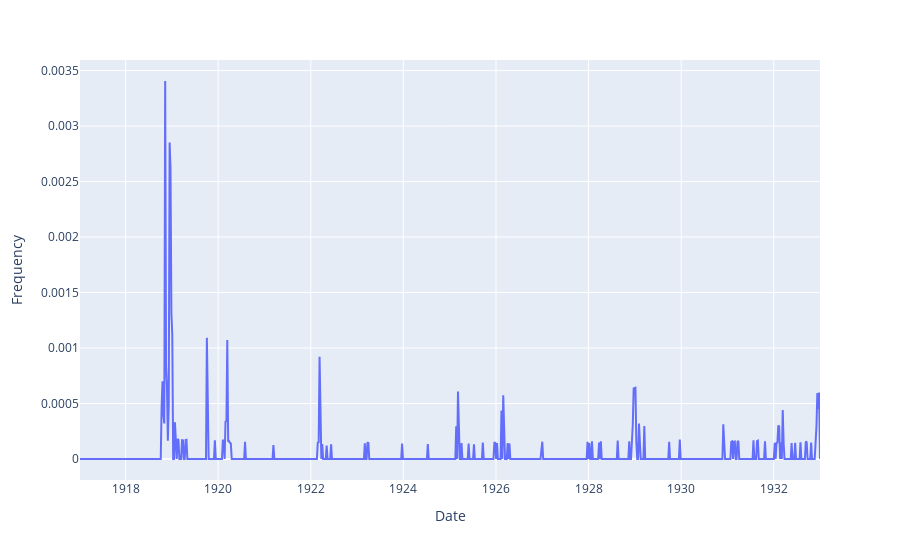

Write notebook code for a chart like this one.
### Markdown cell above
### Plot the data!

### Code cell
import plotly.express as px
flu_figure = px.line(flu_table, x = "Date", y = "Frequency")
flu_figure.show()

### Figure 1 — Plotly figure (JSON) as saved in the notebook; plotly's stock layout.template omitted (floating-point values rounded to 4 significant figures; data arrays with more than 128 entries replaced by an {"elided": "..."} marker saying what was removed)
{"data": [{"hovertemplate": "Date=%{x}<br>Frequency=%{y}<extra></extra>", "legendgroup": "", "line": {"color": "#636efa", "dash": "solid"}, "mode": "lines", "name": "", "showlegend": false, "type": "scatter", "x": {"elided": "827 str values"}, "xaxis": "x", "y": {"elided": "827 float values"}, "yaxis": "y"}], "layout": {"legend": {"tracegroupgap": 0}, "margin": {"t": 60}, "xaxis": {"anchor": "y", "domain": [0, 1], "title": {"text": "Date"}}, "yaxis": {"anchor": "x", "domain": [0, 1], "title": {"text": "Frequency"}}}}
